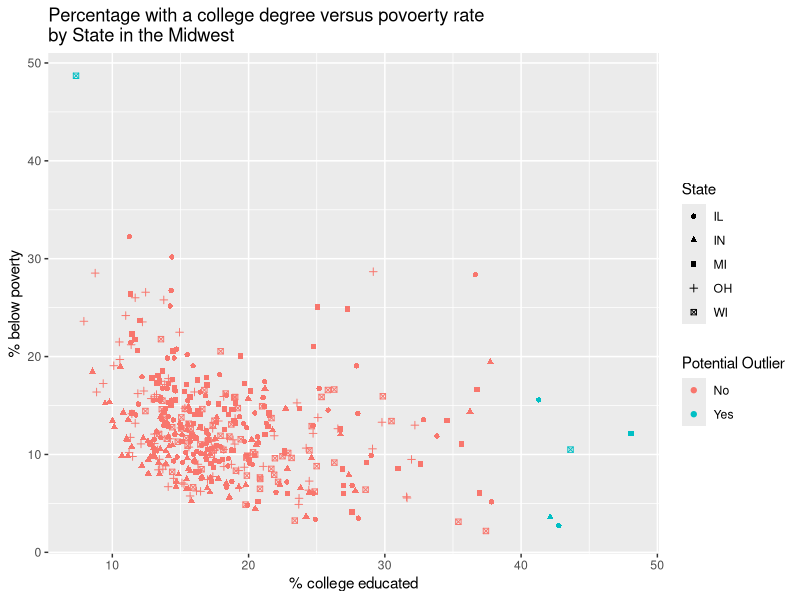

Recreate this plot in R.
## ---- chunk 1
#| eval: true
#| message: false

library(tidyverse)
## ---- chunk 2

library(dplyr)

state_count <- midwest |> 
  group_by(state) |> 
  summarize(county_numbers = n()) |> 
  arrange(desc(county_numbers))
print("Number of counties in each state in descending order of number of counties")
print(state_count)

highest <- midwest |> 
  group_by(state) |> 
  summarize(county_numbers = n()) |> 
  ungroup() |> 
  slice_max(county_numbers, n = 1)
print("Highest number of counties")
print(highest)

lowest <- midwest |> 
  group_by(state) |> 
  summarize(county_numbers = n()) |> 
  ungroup() |> 
  slice_min(county_numbers, n = 1)
print("Lowest number of counties")
print(lowest)

## ---- chunk 3
midwest |>
  group_by(county) |>
  summarise(county_repeat = n_distinct(state)) |>
  filter(county_repeat == max(county_repeat)) |>
  select(county, county_repeat)
## ---- chunk 4
#a
midwest |>
    filter(popdensity > 25000) |>
    arrange(desc(popdensity)) |>
    select(county, state, popdensity, poptotal, area)
#b
midwest |>
    filter(popdensity == max(popdensity)) |>
    select(county,state, popdensity, poptotal, area)
## ---- chunk 5
midwest |>
  summarize(
      median_density = median(popdensity),
      lower_quartile = quantile(popdensity, 0.25),
      upper_quartile = quantile(popdensity, 0.75)
  )
## ---- chunk 6
midwest |>
  mutate(metro = if_else(inmetro == 1, "Yes", "No")) |>
  group_by(state) |>
  summarize(portion_urban = mean(metro == "Yes"),
            portion_not_urban = mean(metro == "No"))
## ---- chunk 7
#a
midwest |>
  select(county, state, percbelowpoverty, percollege) |>
  filter(percbelowpoverty > 45, percbelowpoverty < 50, percollege < 10)

#b
midwest |>
  select(county, state, percbelowpoverty, percollege) |>
  filter(percollege > 40)

#c
midwest |>
    select(county, state, percbelowpoverty, percollege) |>
    filter(
      (percbelowpoverty > 45 & percbelowpoverty < 50 & percollege < 10) |
        (percollege > 40)
    )

#d
midwest_mutated <- midwest |> #needed for part e
  mutate(potential_outlier = if_else(
    (percbelowpoverty > 45 & percbelowpoverty < 50 & percollege < 10) |
        (percollege > 40), "Yes", "No"
  ))|>
  select(county, state, percbelowpoverty, percollege, potential_outlier) |>
  arrange(potential_outlier)

#e
ggplot(midwest_mutated, aes(x=percollege, y=percbelowpoverty, colour=potential_outlier, shape=state)) + geom_point() +
  labs(
    title= "Percentage with a college degree versus povoerty rate\nby State in the Midwest",
    x= "% college educated",
    y= "% below poverty",
    colour= "Potential Outlier",
    shape= "State"

  )
## ---- chunk 8
#a
state_population <- midwest |>
  group_by(state) |>
  summarize(total_population = sum(poptotal)) |>
  arrange(desc(total_population))

#b
state_population |>
  mutate(population_proportion = total_population / sum(total_population)) |>
  arrange(desc(population_proportion))

## ---- chunk 9

